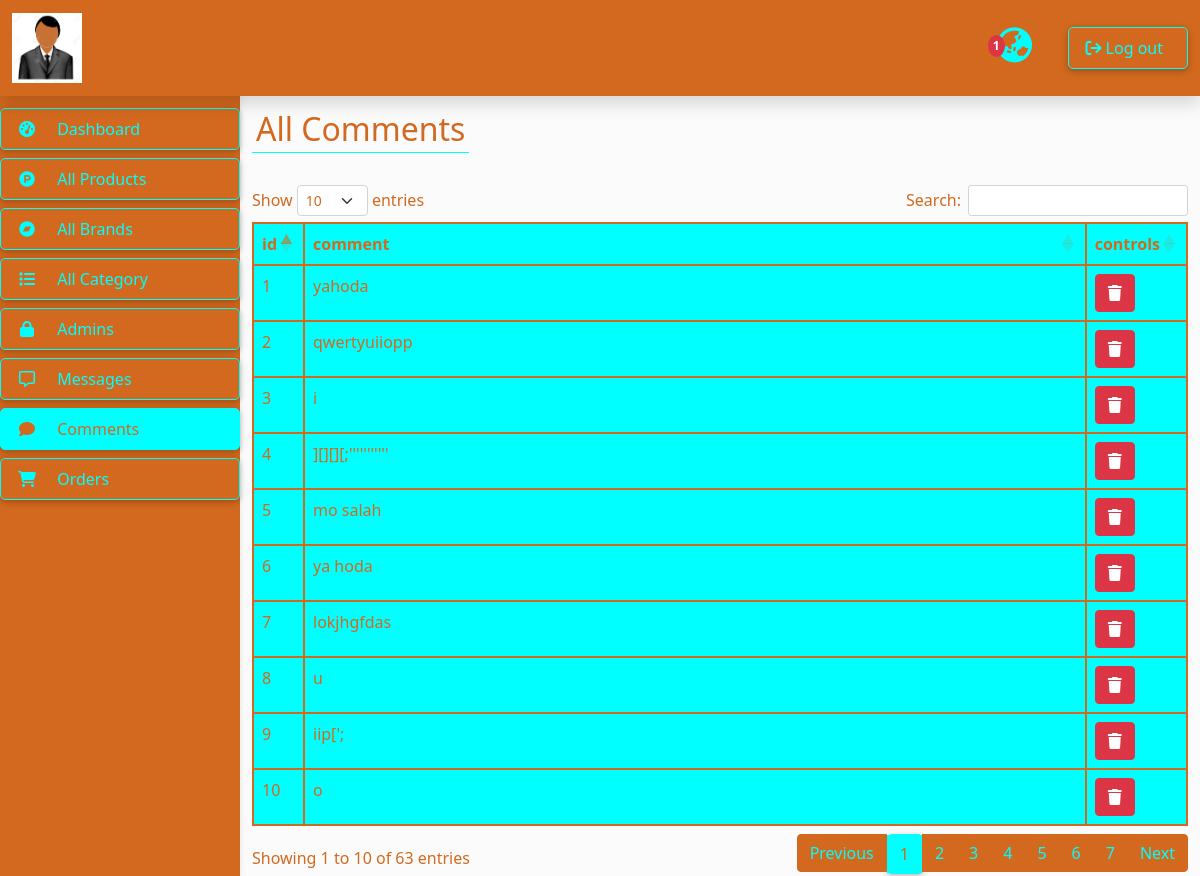
The page /adminstrator/comment.php (signed in) on the database its author committed.
### tables this page shows
CREATE TABLE `comment` (
  `id` int(1) NOT NULL,
  `id_user` int(1) NOT NULL,
  `id_pro` int(1) NOT NULL,
  `name` varchar(20) NOT NULL,
  `comment` text NOT NULL,
  `date` timestamp NOT NULL DEFAULT current_timestamp() ON UPDATE current_timestamp()
);

### adminstrator/comment.php (the view, shortened to what this page needs)
<?php
include 'include files/header.php';
include 'include files/nav.php';
include 'include files/sidebar.php';
include 'sql/connect.php';
 ?>
 <main style="margin-top: 58px">
<br>
<br>
<div class="container">
    <div class="row">
        <div class="col-12">
          <?php
          if($_SESSION['log']!=3){
          ?>
        <h2 class="text-start p-1"  style="  color:chocolate; border-bottom:1px solid aqua; width:fit-content;">All Comments</h2>
    <br>
<table class=" tab  table mt-3"  style="width:100%" id= "example" >
        <thead>
            <tr>
        <th>id</th>
        <th>comment</th>
        <th>controls</th>
       </tr>
        </thead>
        <tbody align='left' class="live">
            <?php
  $id=1;
   $sql = "SELECT * FROM comment ORDER BY id ASC" ;
   $result = $conn -> query($sql);
    while($row =$result -> fetch_assoc()){
       ?>
     <tr><td><?=$id++?></td>
    <td id ="z<?=$row['id']?>"><?=$row['comment']?></td>
    <td>
    <button type="button" class="btn btn-danger my-0" data-bs-toggle="modal" data-bs-target="#examplemodel<?php echo $row['id'];?>">
    <i class="fa-solid fa-trash"></i>
      </button>
    </td>
    </tr>
         <?Php
         }
     ?>
     </tbody>
   </table>
   <?php
      }
      else{?>
      <h2 class="p-1 text-center" style ="color:chocolate;">You are not Allow to Access on This Table</h2>
      <?php
      }
          ?>
        </div>
    </div>
</div>
 <?php include 'include files/footer.php'; ?>

### adminstrator/assets/css/style.css (style rules this page uses)
body { background-color: #fbfbfb; }
::placeholder { color: chocolate !important; opacity: 1 !important; }
@media (min-width: 991.98px) { main { padding-left: 240px; } }
* { outline: none !important; }
.tab { background-color:aqua !important; color:chocolate !important; border: 1px solid chocolate !important; }
th, td { border: 1px solid chocolate !important; color: chocolate !important; }

### rows shown on the page
comment: comment "yahoda"
comment: comment "qwertyuiiopp"
comment: comment "i"
comment: comment "][][][;'''''''''''"
comment: comment "mo salah"
comment: comment "ya hoda"
comment: comment "lokjhgfdas"
comment: comment "u"
comment: comment "iip[';"
comment: comment "o"

### other values the page prints
$row_msg['COUNT(view)'] "1"
